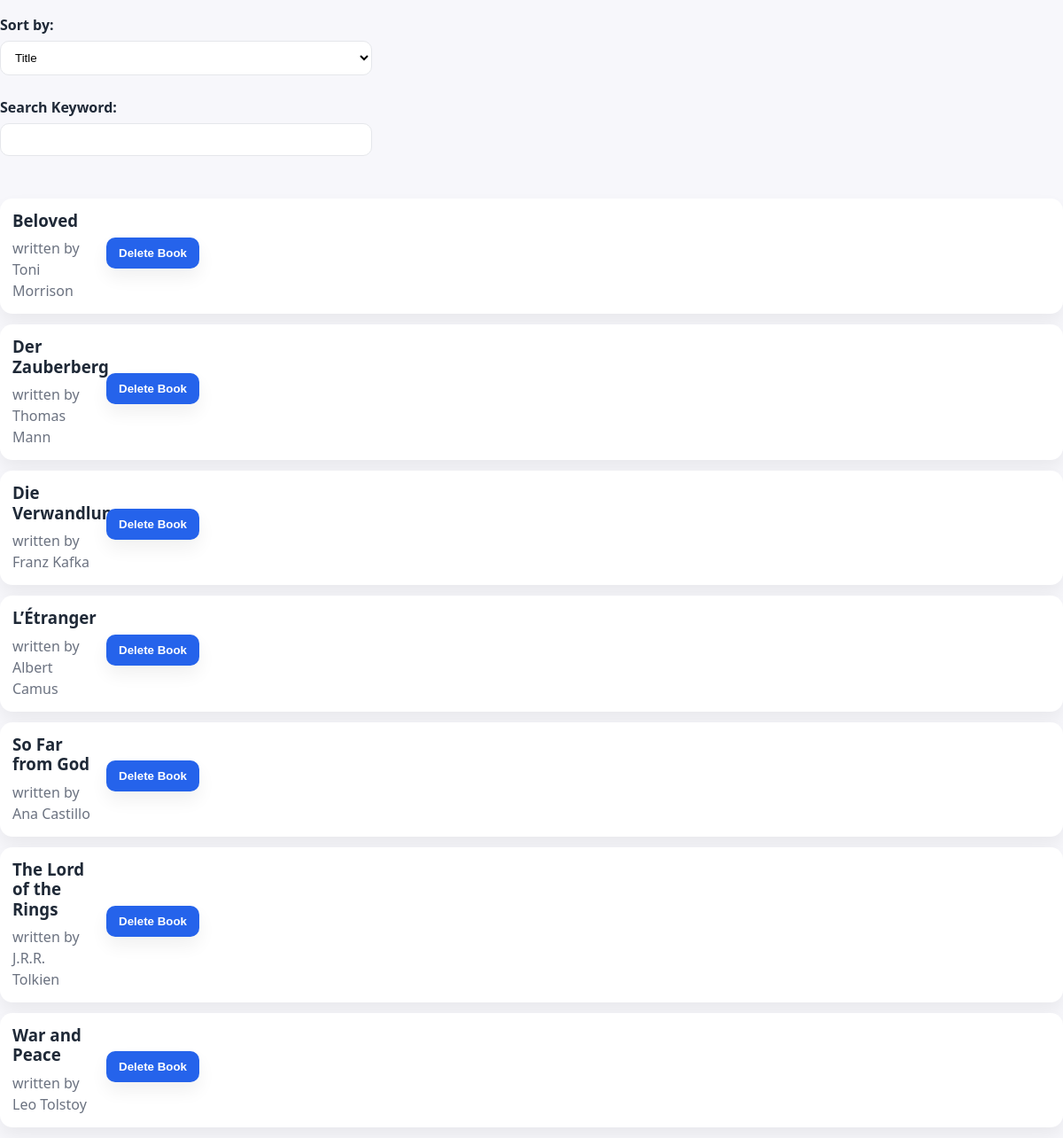
The page / on the database its author committed.
### data_models.py (models this page shows, shortened)
class Book(db.Model):
    __tablename__ = 'books'
    id = Column(Integer, primary_key=True, autoincrement=True)
    isbn = Column(String)
    title = Column(String)
    publication_year = Column(Integer)
    author_id = Column(Integer, ForeignKey('authors.id'))

class Author(db.Model):
    __tablename__ = 'authors'
    id = Column(Integer, primary_key=True, autoincrement=True)
    name = Column(String)
    birth_date = Column(String)
    date_of_death = Column(String)

### app.py (the view)
@app.route('/')
def home():
    sort = request.args.get('sort', 'title')
    search = request.args.get('search', '').strip()
    query = (
        db.session.query(Book, Author)
        .join(Author, Book.author_id == Author.id))
    if search:
        query = query.filter(Book.title.ilike(f'%{search}%'))
    if sort == 'author':
        query = query.order_by(Author.name)
    else:
        query = query.order_by(Book.title)
    rows = query.all()
    message = None
    if not rows:
        message = f"No books found for '{search}'." if search else "No books in database."
    return render_template('home.html', rows=rows, sort=sort, message=message)

### templates/home.html (shortened to what this page needs)
<!DOCTYPE html>
<html lang="en">
  <head>
    <link rel="stylesheet" href="{{ url_for('static', filename='style.css') }}">
  </head>
  <body>
  <form method="get" action="/">
    <label for="sort">Sort by:</label>
    <select id="sort" name="sort" onchange="this.form.submit()">
      <option value="title"
              {% if sort == 'title' %}selected{% endif %}>Title</option>
    </select>
  </form>
  <form method="get" action="/">
    <label for="search">Search Keyword:</label>
    <input type="text" id="search" name="search" value="{{ request.args.get('search', '') }}"><br><br>
  </form>
    {% for book, author in rows %}
    <div class="book">
      <div>
        <h3>{{ book.title }}</h3>
        <p> written by {{ author.name }}</p>
      </div>
      <form method="post"
            action="{{ url_for('delete_book', book_id=book.id) }}"
            onsubmit="return confirm('Are you sure you want to delete this book?');">
        <button type="submit">Delete Book</button>
      </form>
    </div>
    {% endfor %}
  </body>
</html>

### static/style.css (style rules this page uses)
:root { --bg: #f7f7fb; --card: #ffffff; --text: #1f2937; --muted: #6b7280; --accent: #2563eb; --accent-2: #10b981; --danger: #ef4444; --ring: rgba(37, 99, 235, 0.35); --shadow: 0 10px 20px rgba(0,0,0,0.06); }
* { box-sizing: border-box; }
html, body { margin: 0; padding: 0; background: var(--bg); color: var(--text); font: 16px/1.5 system-ui, -apple-system, Segoe UI, Roboto, "Helvetica Neue", Arial, sans-serif; }
h1, h2, h3 { margin: 0 0 8px; line-height: 1.2; }
p { margin: 0.25rem 0 0; color: var(--muted); }
form { margin: 16px 0 24px; }
label { display: block; font-weight: 600; margin: 10px 0 6px; }
input[type="text"], input[type="date"], select { width: 100%; max-width: 420px; padding: 10px 12px; border: 1px solid #e5e7eb; border-radius: 10px; background: #fff; outline: none; transition: border .15s, box-shadow .15s; }
button, .btn, input[type="submit"] { appearance: none; border: 0; background: var(--accent); color: #fff; padding: 10px 14px; border-radius: 10px; cursor: pointer; font-weight: 600; box-shadow: var(--shadow); transition: transform .05s ease-in-out, filter .2s; }
.book { display: grid; grid-template-columns: 92px 1fr auto; gap: 14px; align-items: center; padding: 14px; background: var(--card); border-radius: 14px; box-shadow: var(--shadow); margin: 12px 0; }

### rows shown on the page
Book: title "Beloved", name "Toni Morrison"
Book: title "Der Zauberberg", name "Thomas Mann"
Book: title "Die Verwandlung", name "Franz Kafka"
Book: title "L’Étranger", name "Albert Camus"
Book: title "So Far from God", name "Ana Castillo"
Book: title "The Lord of the Rings", name "J.R.R. Tolkien"
Book: title "War and Peace", name "Leo Tolstoy"
